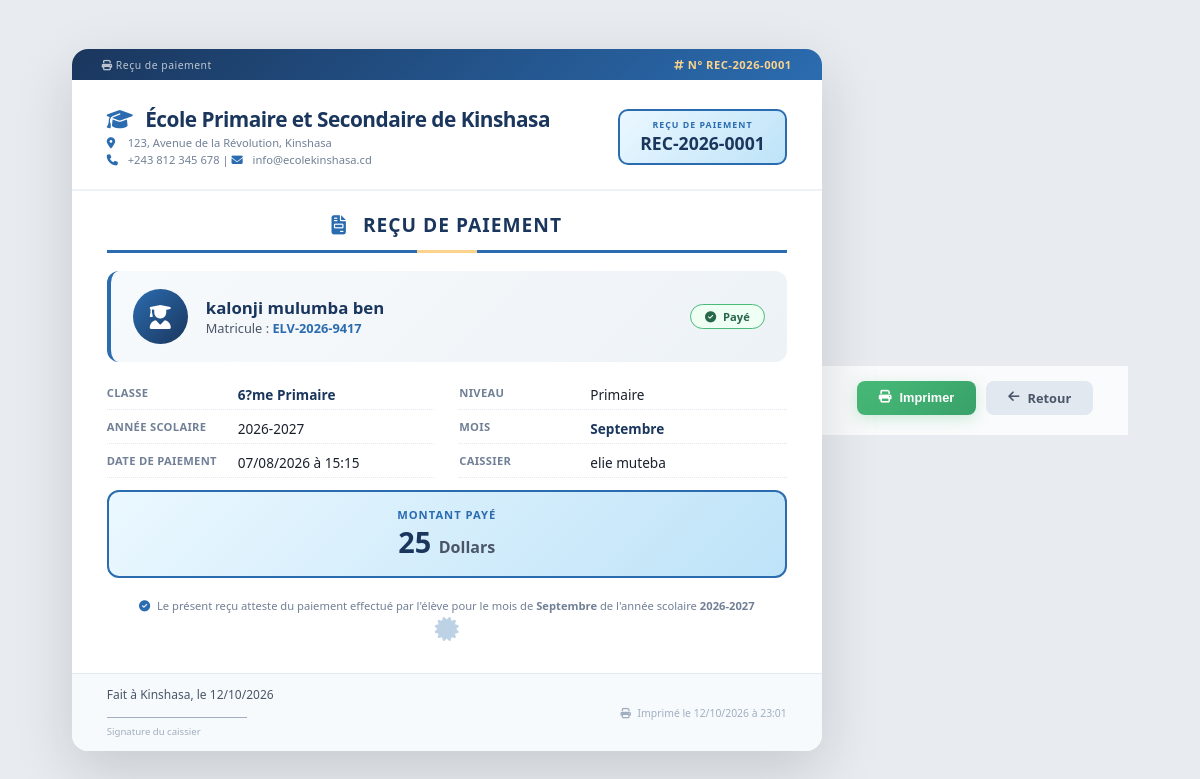
Page /caissier/recus/imprimer.php?id=1 (signed in) on the committed database.
### tables this page shows
CREATE TABLE `paiements` (
  `idPaiement` int(11) NOT NULL,
  `idInscription` int(11) NOT NULL,
  `idFrais` int(11) NOT NULL,
  `mois` enum('Septembre','Octobre','Novembre','D?cembre','Janvier','F?vrier','Mars','Avril','Mai','Juin','Juillet') DEFAULT NULL,
  `montantPaye` decimal(10,2) NOT NULL,
  `datePaiement` datetime DEFAULT current_timestamp(),
  `idCaissier` int(11) NOT NULL,
  `numeroRecu` varchar(50) DEFAULT NULL
);

CREATE TABLE `eleves` (
  `idEleve` int(11) NOT NULL,
  `matricule` varchar(30) NOT NULL,
  `nom` varchar(100) NOT NULL,
  `postNom` varchar(100) DEFAULT NULL,
  `prenom` varchar(100) DEFAULT NULL,
  `lieuNaissance` varchar(100) DEFAULT NULL,
  `sexe` enum('M','F') DEFAULT NULL,
  `dateNaissance` date DEFAULT NULL,
  `adresse` varchar(255) DEFAULT NULL,
  `telephone` varchar(20) DEFAULT NULL,
  `nomPere` varchar(100) DEFAULT NULL,
  `nomMere` varchar(100) DEFAULT NULL,
  `motDePasse` varchar(255) DEFAULT NULL,
  `idUtilisateur` int(11) DEFAULT NULL
);

CREATE TABLE `classes` (
  `idClasse` int(11) NOT NULL,
  `nomClasse` varchar(50) NOT NULL,
  `idNiveau` int(11) NOT NULL
);

CREATE TABLE `niveaux` (
  `idNiveau` int(11) NOT NULL,
  `nomNiveau` varchar(50) NOT NULL,
  `description` text DEFAULT NULL
);

CREATE TABLE `annees_scolaires` (
  `idAnnee` int(11) NOT NULL,
  `libelle` varchar(20) NOT NULL,
  `annee` varchar(20) DEFAULT NULL,
  `active` tinyint(1) DEFAULT 1
);

CREATE TABLE `utilisateurs` (
  `idUtilisateur` int(11) NOT NULL,
  `nom` varchar(100) NOT NULL,
  `postNom` varchar(100) DEFAULT NULL,
  `prenom` varchar(100) DEFAULT NULL,
  `sexe` enum('M','F') DEFAULT NULL,
  `telephone` varchar(20) DEFAULT NULL,
  `email` varchar(100) DEFAULT NULL,
  `username` varchar(50) NOT NULL,
  `motDePasse` varchar(255) NOT NULL,
  `idRole` int(11) NOT NULL,
  `statut` enum('Actif','Inactif') DEFAULT 'Actif'
);

### caissier/recus/imprimer.php (the view, shortened to what this page needs)
<?php
$idPaiement = isset($_GET['id']) ? intval($_GET['id']) : 0;
$db = db();
$sql = "
    SELECT
        p.idPaiement,
        p.idInscription,
        p.idFrais,
        p.mois,
        p.montantPaye,
        p.datePaiement,
        p.idCaissier,
        p.numeroRecu,
        e.matricule,
        e.nom,
        e.postNom,
        e.prenom,
        e.telephone,
        c.nomClasse,
        n.nomNiveau,
        a.libelle as annee_scolaire
    FROM paiements p
    JOIN inscriptions i ON p.idInscription = i.idInscription
    JOIN eleves e ON i.idEleve = e.idEleve
    JOIN classes c ON i.idClasse = c.idClasse
    JOIN niveaux n ON c.idNiveau = n.idNiveau
    JOIN annees_scolaires a ON i.idAnnee = a.idAnnee
    WHERE p.idPaiement = :id
";
$stmt = $db->prepare($sql);
$stmt->execute(['id' => $idPaiement]);
$paiement = $stmt->fetch(PDO::FETCH_ASSOC);
$montant = 0;
if (isset($paiement['montantPaye'])) {
    $montant = floatval($paiement['montantPaye']);
} else {
    $montant = 0;
}
$paiement['datePaiement'] = $paiement['datePaiement'] ?? date('Y-m-d H:i:s');
$paiement['mois'] = $paiement['mois'] ?? 'Septembre';
$paiement['idCaissier'] = $paiement['idCaissier'] ?? null;
$caissier_nom = 'Non défini';
if (!empty($paiement['idCaissier'])) {
    try {
        $sqlCaissier = "SELECT nom, prenom FROM utilisateurs WHERE idUtilisateur = :id";
        $stmtCaissier = $db->prepare($sqlCaissier);
        $stmtCaissier->execute(['id' => $paiement['idCaissier']]);
        $caissier = $stmtCaissier->fetch(PDO::FETCH_ASSOC);
        if ($caissier) {
            $caissier_nom = trim($caissier['nom'] . ' ' . $caissier['prenom']);
        }
    } catch (PDOException $e) {
        $caissier_nom = 'Non défini';
    }
}
if (empty($paiement['numeroRecu'])) {
    $num_recu = 'REC-' . date('Y') . '-' . str_pad($paiement['idPaiement'], 5, '0', STR_PAD_LEFT);
    try {
        $stmt = $db->prepare("UPDATE paiements SET numeroRecu = :recu WHERE idPaiement = :id");
        $stmt->execute(['recu' => $num_recu, 'id' => $idPaiement]);
    } catch (PDOException $e) {
    }
} else {
    $num_recu = $paiement['numeroRecu'];
}
$nom_ecole = "École Primaire et Secondaire de Kinshasa";
$adresse_ecole = "123, Avenue de la Révolution, Kinshasa";
$telephone_ecole = "+243 812 345 678";
$email_ecole = "info@ecolekinshasa.cd";
$date_recu = date('d/m/Y');
$heure_recu = date('H:i');
$nom_complet = trim(($paiement['nom'] ?? '') . ' ' . ($paiement['postNom'] ?? '') . ' ' . ($paiement['prenom'] ?? ''));
$annee_scolaire = $paiement['annee_scolaire'] ?? 'Année en cours';
$mois_fr = [
    'Septembre' => 'Septembre',
    'Octobre' => 'Octobre',
    'Novembre' => 'Novembre',
    'Décembre' => 'Décembre',
    'Janvier' => 'Janvier',
    'Février' => 'Février',
    'Mars' => 'Mars',
    'Avril' => 'Avril',
    'Mai' => 'Mai',
    'Juin' => 'Juin'
];
$mois_affichage = $mois_fr[$paiement['mois']] ?? $paiement['mois'];
?>
<!DOCTYPE html>
<html lang="fr">
<head>
    <link rel="stylesheet" href="https://cdnjs.cloudflare.com/ajax/libs/font-awesome/6.4.0/css/all.min.css">
</head>
<body>
<div class="recu-wrapper">
    <div class="recu-top-bar">
        <span><i class="fas fa-print"></i> Reçu de paiement</span>
        <span class="recu-num"><i class="fas fa-hashtag"></i> N° <?php echo $num_recu; ?></span>
    </div>
    <div class="recu-header">
        <div class="ecole-info">
            <h1><i class="fas fa-graduation-cap"></i> <?php echo $nom_ecole; ?></h1>
            <p><i class="fas fa-map-marker-alt"></i> <?php echo $adresse_ecole; ?></p>
            <p><i class="fas fa-phone"></i> <?php echo $telephone_ecole; ?> | <i class="fas fa-envelope"></i> <?php echo $email_ecole; ?></p>
        </div>
        <div class="recu-badge">
            <div class="label">Reçu de paiement</div>
            <div class="number"><?php echo $num_recu; ?></div>
        </div>
    </div>
    <div class="recu-body">
        <div class="recu-title">
            <i class="fas fa-file-invoice"></i> REÇU DE PAIEMENT
        </div>
        <div class="identity-card">
            <div class="avatar">
                <i class="fas fa-user-graduate"></i>
            </div>
            <div class="info">
                <div class="name"><?php echo htmlspecialchars($nom_complet); ?></div>
                <div class="matricule">
                    Matricule : <strong><?php echo htmlspecialchars($paiement['matricule'] ?? 'Non défini'); ?></strong>
                </div>
            </div>
            <div class="status">
                <span class="badge paye">
                    <i class="fas fa-check-circle"></i>
                    Payé
                </span>
            </div>
        </div>
        <div class="info-grid">
            <div class="info-item">
                <span class="label">Classe</span>
                <span class="value"><strong><?php echo htmlspecialchars($paiement['nomClasse'] ?? 'Non définie'); ?></strong></span>
            </div>
            <div class="info-item">
                <span class="label">Niveau</span>
                <span class="value"><?php echo htmlspecialchars($paiement['nomNiveau'] ?? 'Non défini'); ?></span>
            </div>
            <div class="info-item">
                <span class="label">Année scolaire</span>
                <span class="value"><?php echo htmlspecialchars($annee_scolaire); ?></span>
            </div>
            <div class="info-item">
                <span class="label">Mois</span>
                <span class="value"><strong><?php echo htmlspecialchars($mois_affichage); ?></strong></span>
            </div>
            <div class="info-item">
                <span class="label">Date de paiement</span>
                <span class="value"><?php echo date('d/m/Y à H:i', strtotime($paiement['datePaiement'])); ?></span>
            </div>
            <div class="info-item">
                <span class="label">Caissier</span>
                <span class="value"><?php echo htmlspecialchars($caissier_nom); ?></span>
            </div>
        </div>
        <div class="montant-box">
            <div class="label">Montant payé</div>
            <div class="amount">
                <?php echo number_format($montant, 0, ',', ' '); ?> <span>Dollars</span>
            </div>
        </div>
        <div class="mention">
            <p>
                <i class="fas fa-check-circle"></i>
                Le présent reçu atteste du paiement effectué par l'élève pour le mois de
                <strong><?php echo htmlspecialchars($mois_affichage); ?></strong>
                de l'année scolaire <strong><?php echo htmlspecialchars($annee_scolaire); ?></strong>
            </p>
            <div class="seal">
                <i class="fas fa-certificate"></i>
            </div>
        </div>
    </div>
    <div class="recu-footer">
        <div class="signature">
            <div>Fait à Kinshasa, le <?php echo $date_recu; ?></div>
            <div style="margin-top: 2px;">
                <span class="line"></span>
                <br>
                <span class="line-label">Signature du caissier</span>
            </div>
        </div>
        <div class="date-print">
            <i class="fas fa-print"></i> Imprimé le <?php echo $date_recu . ' à ' . $heure_recu; ?>
        </div>
    </div>
</div>
<div class="btn-actions">
    <button class="btn btn-print" onclick="window.print()">
        <i class="fas fa-print"></i> Imprimer
    </button>
    <a href="../paiements/index.php" class="btn btn-back">
        <i class="fas fa-arrow-left"></i> Retour
    </a>
</div>
</body>
</html>

### rows in the picture
paiements: numeroRecu "REC-2026-0001", eleves.nom+postNom+prenom "kalonji mulumba ben", eleves.matricule "ELV-2026-9417", classes.nomClasse "6?me Primaire", niveaux.nomNiveau "Primaire", annees_scolaires.libelle "2026-2027", mois "Septembre", datePaiement "07/08/2026 à 15:15", montantPaye "25"
utilisateurs: caissier_nom "elie muteba"

### other values in the picture
$nom_ecole "École Primaire et Secondaire de Kinshasa"
$adresse_ecole "123, Avenue de la Révolution, Kinshasa"
$telephone_ecole "+243 812 345 678"
$email_ecole "info@ecolekinshasa.cd"
